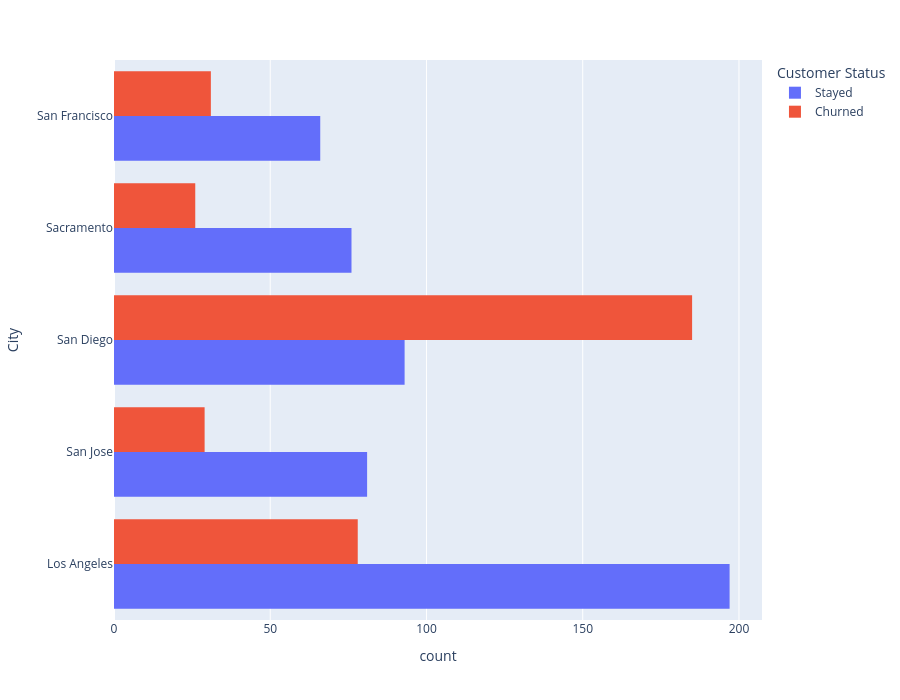

Here is the notebook cell this chart was saved with:
### Markdown cell above
You can see majority of revenue comes from Los Angeles, San Diego, Sacramento, San Jose and San Francisco. Let us examine churn situation of these countries.

### Code cell
df_top=df[df["City"].isin(["Los Angeles","San Diego", "Sacramento","San Jose","San Francisco"])]
fig= px.histogram(df_top, color="Customer Status",
            y='City',barmode='group',opacity=1, 
             height=700)
fig.show()

### Figure 1 — Plotly figure (JSON) as saved in the notebook; plotly's stock layout.template omitted (floating-point values rounded to 4 significant figures; data arrays with more than 128 entries replaced by an {"elided": "..."} marker saying what was removed)
{"data": [{"alignmentgroup": "True", "bingroup": "y", "hovertemplate": "Customer Status=Stayed<br>count=%{x}<br>City=%{y}<extra></extra>", "legendgroup": "Stayed", "marker": {"color": "#636efa", "opacity": 1, "pattern": {"shape": ""}}, "name": "Stayed", "offsetgroup": "Stayed", "orientation": "h", "showlegend": true, "type": "histogram", "xaxis": "x", "y": {"elided": "513 str values"}, "yaxis": "y"}, {"alignmentgroup": "True", "bingroup": "y", "hovertemplate": "Customer Status=Churned<br>count=%{x}<br>City=%{y}<extra></extra>", "legendgroup": "Churned", "marker": {"color": "#EF553B", "opacity": 1, "pattern": {"shape": ""}}, "name": "Churned", "offsetgroup": "Churned", "orientation": "h", "showlegend": true, "type": "histogram", "xaxis": "x", "y": {"elided": "349 str values"}, "yaxis": "y"}], "layout": {"barmode": "group", "height": 700, "legend": {"title": {"text": "Customer Status"}, "tracegroupgap": 0}, "margin": {"t": 60}, "xaxis": {"anchor": "y", "domain": [0, 1], "title": {"text": "count"}}, "yaxis": {"anchor": "x", "domain": [0, 1], "title": {"text": "City"}}}}
